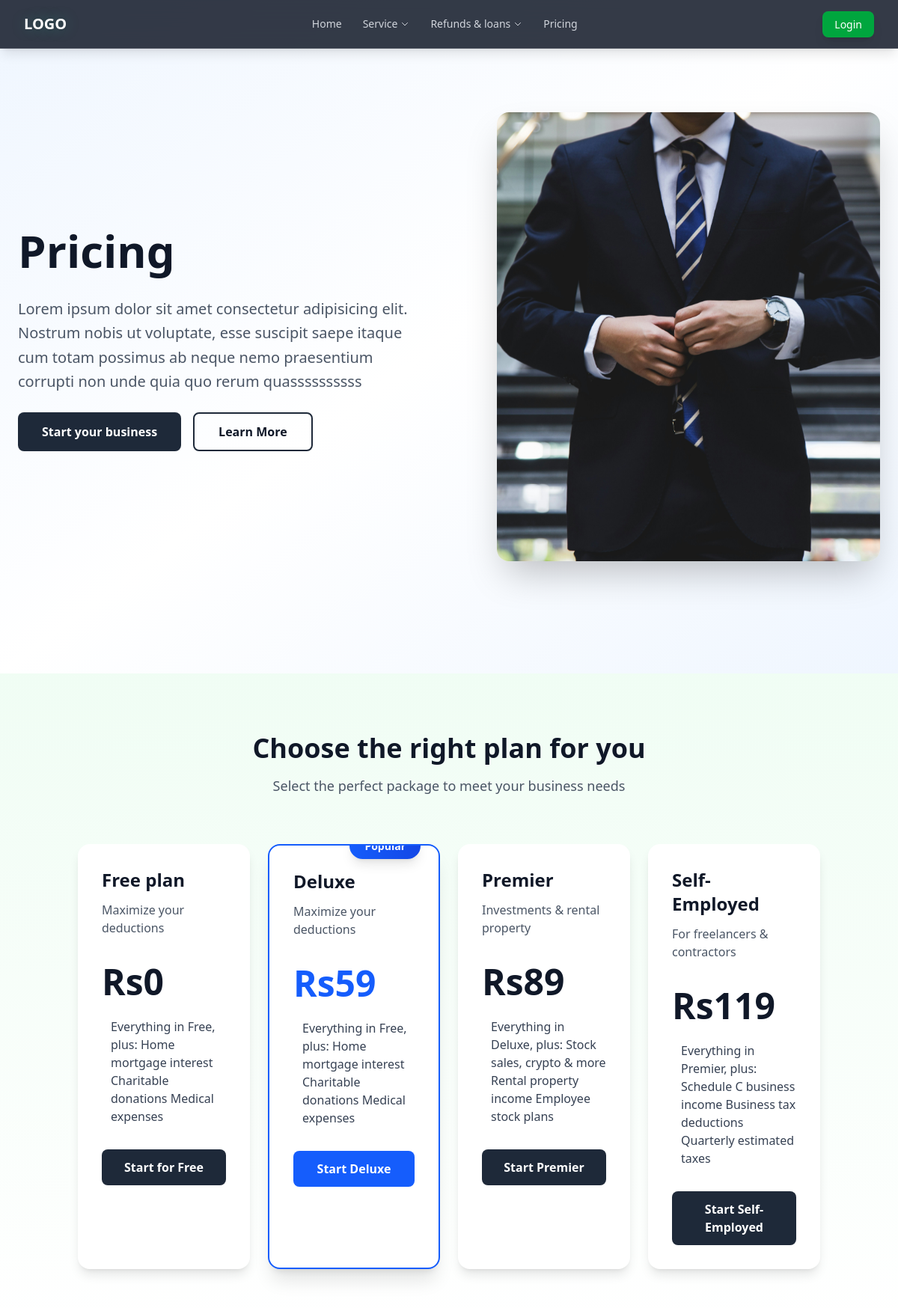
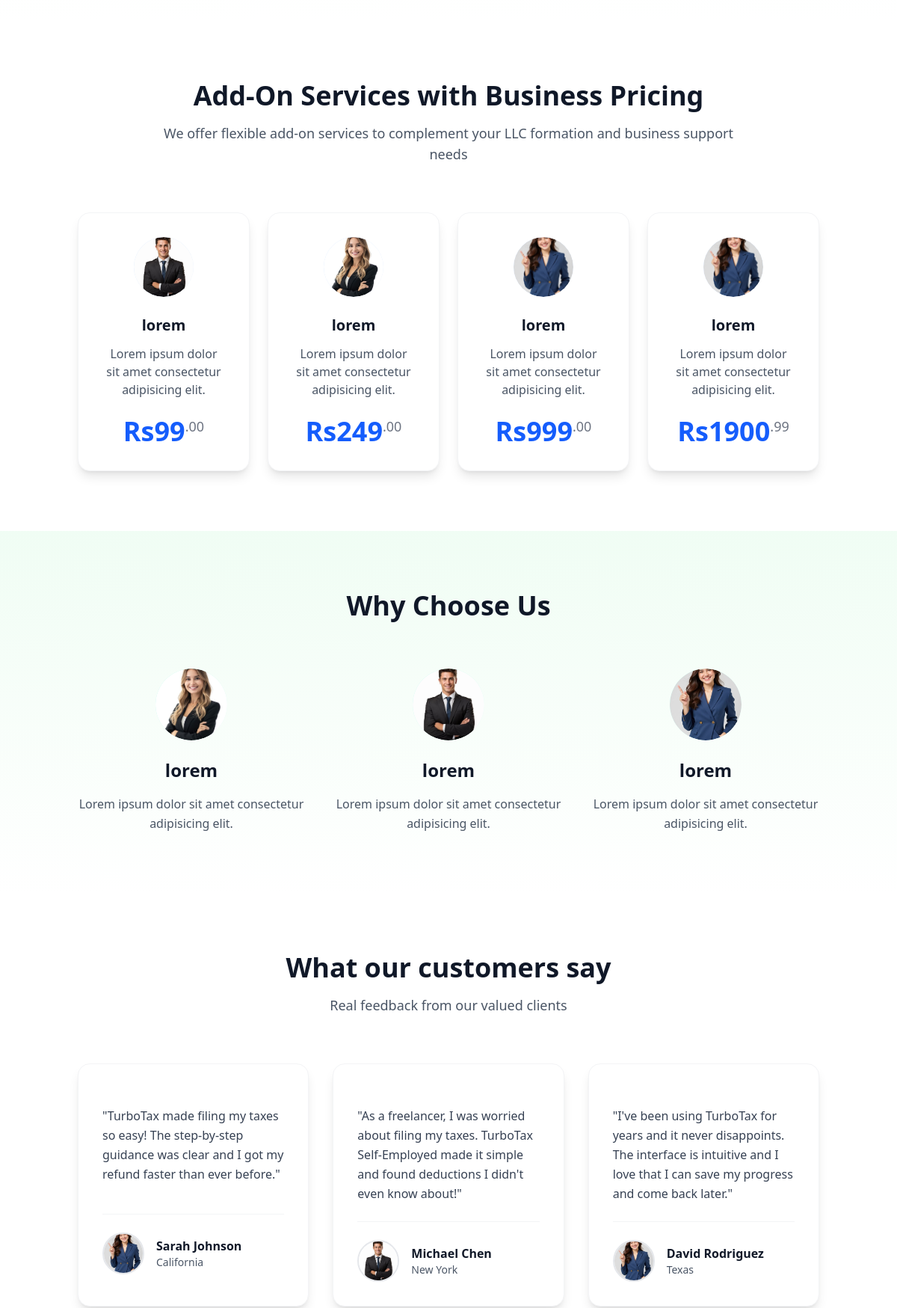
The page /price/ (upper part) on the database its author committed (2 pictures, top to bottom).
### main/models.py (models this page shows, shortened)
class CommonHeaderModel(models.Model):
    title=models.CharField(max_length=200)
    description=models.TextField()
    image=models.ImageField(upload_to='common_header_images/',null=True,blank=True)
    class Meta:
        abstract = True

class PricingPage(CommonHeaderModel):
    pass

class CommonPricingModel(CommonHeaderModel):
    price=models.FloatField()
    features=models.TextField()
    class Meta:
        abstract = True

class PricingOptionOne(CommonPricingModel):
    pass

class PricingOptionTwo(CommonPricingModel):
    pass

class PricingOptionThree(CommonPricingModel):
    pass

class PricingOptionFour(CommonPricingModel):
    pass

class AddonService(CommonHeaderModel):
    pass

class AddonServiceOption(CommonHeaderModel):
    price=models.FloatField()

class WhyChooseUs(CommonHeaderModel):
    pass

class WhatCustomersSay(CommonHeaderModel):
    address=models.CharField(max_length=20,blank=True,null=True)

### main/views.py (the view)
# urls.py: path('price/', views.price, name='price'),
def price(request):
    header=PricingPage.objects.last()
    one=PricingOptionOne.objects.last()
    two=PricingOptionTwo.objects.last()
    three=PricingOptionThree.objects.last()
    four=PricingOptionFour.objects.last()
    servive_header=AddonService.objects.last
    service_option=AddonServiceOption.objects.all()
    why_choose_us=WhyChooseUs.objects.all()
    our_customers_say=WhatCustomersSay.objects.all()
    context ={
        'header': header,
        'one': one,
        'two': two,
        'three': three,
        'four': four,
        'servive_header': servive_header,
        'service_option':service_option,
        'why_choose_us':why_choose_us,
        'our_customers_say':our_customers_say,
    }
    return render(request, 'price.html',context)

### templates/price.html (shortened to what this page needs)
{% extends 'base.html' %}
{% load static %}
{% block content %}
<section class="h-screen min-h-[600px] max-h-[900px] px-3 sm:px-4 md:px-6 bg-gradient-to-br from-blue-50 via-white to-blue-50 flex items-center">
    <div class="max-w-7xl mx-auto w-full">
        <div class="grid md:grid-cols-2 gap-6 sm:gap-8 md:gap-10 lg:gap-12 items-center">
            <div class="space-y-6">
                <h1 class="text-3xl sm:text-4xl md:text-5xl lg:text-6xl font-bold text-gray-900 leading-tight">
                    {{header.title}}
                </h1>
                <p class="text-base sm:text-lg md:text-xl text-gray-600 leading-relaxed">
                   {{header.description}}
                </p>
                <div class="flex flex-col sm:flex-row gap-4">
                    <button class="bg-gray-800 hover:bg-gray-700 text-white font-semibold py-3 px-8 rounded-lg text-base transition-all duration-300 hover:shadow-lg">
                        Start your business
                    </button>
                    <button class="border-2 border-gray-800 py-3 px-8 rounded-lg text-base font-semibold text-gray-900 hover:bg-gray-800 hover:text-white transition-all duration-300">
                        Learn More
                    </button>
                </div>
            </div>
            <div class="flex justify-center md:justify-end">
                <img src="{% if header.image %}{{ header.image.url }}{% else %}{% static 'image/bg1.jpg' %}{% endif %}"
                    class="w-full max-w-lg h-[400px] md:h-[500px] lg:h-[600px] object-cover rounded-2xl shadow-2xl"
                    alt="Registered Agent Service">
            </div>
        </div>
    </div>
</section>
<section class="bg-gradient-to-b from-green-50 to-white py-20">
    <div class="container mx-auto px-4">
        <div class="text-center mb-16">
            <h2 class="text-4xl font-bold text-gray-900 mb-4">Choose the right plan for you</h2>
            <p class="text-lg text-gray-600">Select the perfect package to meet your business needs</p>
        </div>
        <div class="grid md:grid-cols-4 gap-6">
            <div class="bg-white rounded-2xl shadow-lg card-hover overflow-hidden">
                <div class="p-8">
                    <h3 class="text-2xl font-bold mb-3 text-gray-900">{{one.title}}</h3>
                    <p class="text-gray-600 mb-6 min-h-[60px]">{{one.description}}</p>
                    <div class="mb-6">
                        <span class="text-5xl font-bold text-gray-900">Rs{{one.price|floatformat:0}}</span>
                    </div>
                    <ul class="mb-8 space-y-3">
                        <li class="flex items-start">
                            <span class="text-gray-700">{{one.features}}</span>
                        </li>
                    </ul>
                    <a href="{% url 'main:price_detail' %}" class="block w-full py-3 px-4 text-center rounded-lg text-base font-semibold text-white bg-gray-800 hover:bg-gray-700 transition-all duration-300 hover:shadow-lg">
                        Start for Free
                    </a>
                </div>
            </div>
            <div class="bg-white rounded-2xl shadow-xl card-hover border-2 border-blue-600 relative overflow-hidden">
                <div class="absolute top-0 right-6 transform -translate-y-1/2 z-10">
                    <span class="bg-gradient-to-r from-blue-600 to-blue-700 text-white text-sm font-bold px-5 py-2 rounded-full shadow-lg">
                        Popular
                    </span>
                </div>
                <div class="p-8">
                    <h3 class="text-2xl font-bold mb-3 text-gray-900">{{two.title}}</h3>
                    <p class="text-gray-600 mb-6 min-h-[60px]">{{two.description}}</p>
                    <div class="mb-6">
                        <span class="text-5xl font-bold text-blue-600">Rs{{two.price|floatformat:0}}</span>
                    </div>
                    <ul class="mb-8 space-y-3">
                        <li class="flex items-start">
                            <span class="text-gray-700">{{two.features}}</span>
                        </li>
                    </ul>
                    <button class="w-full py-3 px-4 rounded-lg text-base font-semibold text-white bg-blue-600 hover:bg-blue-700 transition-all duration-300 hover:shadow-lg">
                        Start Deluxe
                    </button>
                </div>
            </div>
            <div class="bg-white rounded-2xl shadow-lg card-hover overflow-hidden">
                <div class="p-8">
                    <h3 class="text-2xl font-bold mb-3 text-gray-900">{{three.title}}</h3>
                    <p class="text-gray-600 mb-6 min-h-[60px]">{{three.description}}</p>
                    <div class="mb-6">
                        <span class="text-5xl font-bold text-gray-900">Rs{{three.price|floatformat:0}}</span>
                    </div>
                    <ul class="mb-8 space-y-3">
                        <li class="flex items-start">
                            <span class="text-gray-700">{{three.features}}</span>
                        </li>
                    </ul>
                    <button class="w-full py-3 px-4 rounded-lg text-base font-semibold text-white bg-gray-800 hover:bg-gray-700 transition-all duration-300 hover:shadow-lg">
                        Start Premier
                    </button>
                </div>
            </div>
            <div class="bg-white rounded-2xl shadow-lg card-hover overflow-hidden">
                <div class="p-8">
                    <h3 class="text-2xl font-bold mb-3 text-gray-900">{{four.title}}</h3>
                    <p class="text-gray-600 mb-6 min-h-[60px]">{{four.description}}</p>
                    <div class="mb-6">
                        <span class="text-5xl font-bold text-gray-900">Rs{{four.price|floatformat:0}}</span>
                    </div>
                    <ul class="mb-8 space-y-3">
                        <li class="flex items-start">
                            <span class="text-gray-700">{{four.features}}</span>
                        </li>
                    </ul>
                    <button class="w-full py-3 px-4 rounded-lg text-base font-semibold text-white bg-gray-800 hover:bg-gray-700 transition-all duration-300 hover:shadow-lg">
                        Start Self-Employed
                    </button>
                </div>
            </div>
        </div>
    </div>
</section>
<section class="py-20 bg-white">
    <div class="container mx-auto px-4">
        <div class="text-center mb-16">
            <h2 class="text-4xl font-bold text-gray-900 mb-4">
                {{ servive_header.title }}
            </h2>
            <p class="text-lg text-gray-600 max-w-3xl mx-auto">
                {{ servive_header.description }}
            </p>
        </div>
        <div class="grid grid-cols-1 sm:grid-cols-2 lg:grid-cols-4 gap-6">
            {% for service in service_option %}
            <div class="bg-white rounded-2xl shadow-lg p-8 text-center hover:shadow-2xl transition-all duration-300 card-hover border border-gray-100">
                <div class="bg-gradient-to-br from-blue-100 to-blue-50 rounded-full w-20 h-20 flex items-center justify-center mx-auto mb-6 overflow-hidden">
                    {% if service.image %}
                        <img src="{{ service.image.url }}" class="w-full h-full object-cover rounded-full">
                    {% else %}
                        <i class="fas fa-cogs text-blue-600 text-3xl"></i>
                    {% endif %}
                </div>
                <h3 class="text-xl font-bold text-gray-900 mb-3">
                    {{ service.title }}
                </h3>
                <p class="text-gray-600 mb-6 min-h-[60px]">
                    {{ service.description }}
                </p>
                <div class="text-4xl font-bold text-blue-600">
                    Rs{{ service.price|floatformat:0 }}<span class="price-superscript">.{{ service.price|floatformat:2|slice:"-2:" }}</span>
                </div>
            </div>
            {% endfor %}
        </div>
    </div>
</section>
<section class="py-20 bg-gradient-to-b from-green-50 to-white">
    <div class="container mx-auto px-4">
        <h2 class="text-4xl font-bold text-center mb-16 text-gray-900">
            Why Choose Us
        </h2>
        <div class="grid md:grid-cols-3 gap-10">
            {% for feature in why_choose_us %}
            <div class="text-center group">
                <div class="bg-gradient-to-br from-teal-100 to-teal-50 rounded-full w-24 h-24 flex items-center justify-center mx-auto mb-6 overflow-hidden group-hover:scale-110 transition-transform duration-300">
                    {% if feature.image %}
                        <img src="{{ feature.image.url }}" class="w-full h-full object-cover rounded-full">
                    {% else %}
                        <i class="fas fa-star text-teal-600 text-4xl"></i>
                    {% endif %}
                </div>
                <h3 class="text-2xl font-bold mb-4 text-gray-900">
                    {{ feature.title }}
                </h3>
                <p class="text-gray-600 leading-relaxed">
                    {{ feature.description }}
                </p>
            </div>
            {% endfor %}
        </div>
    </div>
</section>
<section class="py-20 bg-white">
    <div class="container mx-auto px-4">
        <h2 class="text-4xl font-bold text-center mb-4 text-gray-900">
            What our customers say
        </h2>
        <p class="text-center text-gray-600 mb-16 text-lg">Real feedback from our valued clients</p>
        <div class="grid md:grid-cols-3 gap-8">
            {% for customer in our_customers_say %}
            <div class="bg-white rounded-2xl shadow-lg p-8 hover:shadow-2xl transition-all duration-300 card-hover border border-gray-100">
                <p class="mb-6 text-gray-700 leading-relaxed min-h-[120px]">
                    "{{ customer.description }}"
                </p>
                <div class="flex items-center pt-6 border-t border-gray-100">
                    {% if customer.image %}
                        <img src="{{ customer.image.url }}"
                             class="w-14 h-14 rounded-full mr-4 object-cover border-2 border-gray-200">
                    {% else %}
                        <img src="https://picsum.photos/seed/user1/50/50.jpg"
                             class="w-14 h-14 rounded-full mr-4 border-2 border-gray-200">
                    {% endif %}
                    <div>
                        <h4 class="font-bold text-gray-900">
                            {{ customer.title }}
                        </h4>
                        <p class="text-sm text-gray-600">
                            {{ customer.address }}
                        </p>
                    </div>
                </div>
            </div>
            {% endfor %}
        </div>
    </div>
</section>
{% endblock %}

### templates/base.html (style rules this page uses)
html { scroll-behavior: smooth; }

### templates/price.html (style rules this page uses)
.card-hover { transition: all 0.3s ease; }
.price-superscript { font-size: 0.5em; vertical-align: super; font-weight: 400; color: #6b7280; }

### rows shown on the page
PricingPage: title "Pricing", description "Lorem ipsum dolor sit amet consectetur adipisicing elit. Nostrum nobis ut voluptate, esse suscipit saepe itaque cum totam possimus ab neque nemo praesentium corrupti non unde quia quo rerum quassssssssss", image (picture)
PricingOptionOne: title "Free plan", description "Maximize your deductions", price "0", features "Everything in Free, plus: Home mortgage interest Charitable donations Medical expenses"
PricingOptionTwo: title "Deluxe", description "Maximize your deductions", price "59", features "Everything in Free, plus: Home mortgage interest Charitable donations Medical expenses"
PricingOptionThree: title "Premier", description "Investments & rental property", price "89", features "Everything in Deluxe, plus: Stock sales, crypto & more Rental property income Employee stock plans"
PricingOptionFour: title "Self-Employed", description "For freelancers & contractors", price "119", features "Everything in Premier, plus: Schedule C business income Business tax deductions Quarterly estimated taxes"
AddonService: title "Add-On Services with Business Pricing", description "We offer flexible add-on services to complement your LLC formation and business support needs"
AddonServiceOption: image (picture), title "lorem", description "Lorem ipsum dolor sit amet consectetur adipisicing elit.", price "99", price "00"
AddonServiceOption: image (picture), title "lorem", description "Lorem ipsum dolor sit amet consectetur adipisicing elit.", price "249", price "00"
AddonServiceOption: image (picture), title "lorem", description "Lorem ipsum dolor sit amet consectetur adipisicing elit.", price "999", price "00"
AddonServiceOption: image (picture), title "lorem", description "Lorem ipsum dolor sit amet consectetur adipisicing elit.", price "1900", price "99"
WhyChooseUs: image (picture), title "lorem", description "Lorem ipsum dolor sit amet consectetur adipisicing elit."
WhyChooseUs: image (picture), title "lorem", description "Lorem ipsum dolor sit amet consectetur adipisicing elit."
WhyChooseUs: image (picture), title "lorem", description "Lorem ipsum dolor sit amet consectetur adipisicing elit."
WhatCustomersSay: description "TurboTax made filing my taxes so easy! The step-by-step guidance was clear and I got my refund faster than ever before.", image (picture), title "Sarah Johnson", address "California"
WhatCustomersSay: description "As a freelancer, I was worried about filing my taxes. TurboTax Self-Employed made it simple and found deductions I didn't even know about!", image (picture), title "Michael Chen", address "New York"
WhatCustomersSay: description "I've been using TurboTax for years and it never disappoints. The interface is intuitive and I love that I can save my progress and come back later.", image (picture), title "David Rodriguez", address "Texas"
